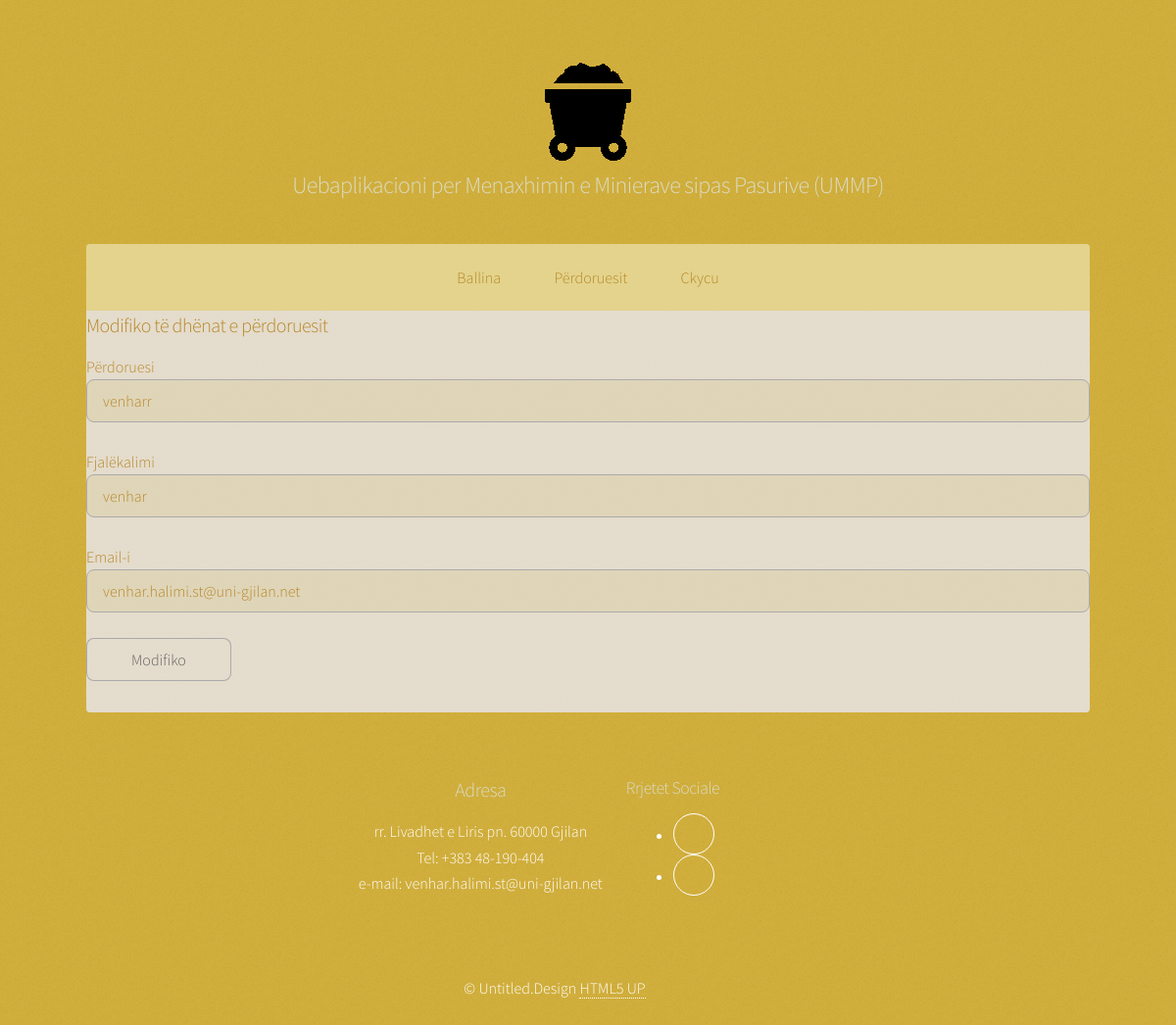
Screenshot of /ModuliAdministratorit/perditso.php?uid=3 with the database file from the repository.
### tables this page shows
CREATE TABLE `tedhanat` (
  `ID_Tedhanat` int(11) NOT NULL,
  `Titulli` varchar(255) NOT NULL,
  `Pershkrimi` varchar(1000) NOT NULL,
  `Dosje` varchar(500) NOT NULL,
  `Pamja` varchar(500) NOT NULL
);

CREATE TABLE `users` (
  `uid` int(11) NOT NULL,
  `perdoruesi` varchar(255) NOT NULL,
  `fjalkalimi` varchar(255) NOT NULL,
  `email` varchar(255) NOT NULL
);

### ModuliAdministratorit/perditso.php (the view, shortened to what this page needs)
<?php
include_once("konfig.php");
?>
<?php
$uid = $_GET['uid'];
$result = mysqli_query($conn,"SELECT * FROM users WHERE uid=$uid");
while($res = mysqli_fetch_array($result))
{
	$username = $res['perdoruesi'];
	$password = $res['fjalkalimi'];
	$email = $res['email'];
}
?>
<!DOCTYPE HTML>
<html>
	<head>
		<link rel="stylesheet" href="assets/css/main.css" />
	</head>
	<body class="is-preload">
			<div id="wrapper">
         <?php include_once("koka.php"); ?>
		<?php include_once("meny.php"); ?>
					<div id="main">
						<div class="row">
<div class="col-12 col-12-medium">
	<form name="form1" method="post" action="perditso.php">
	<h3>Modifiko të dhënat e përdoruesit</h3>
				Përdoruesi
				<input type="text" name="username" value='<?php echo $username;?>' />
				<br>
				Fjalëkalimi
				<input type="text" name="password" value='<?php echo $password;?>' />
				<br>
				Email-i
				<input type="text" name="email" value='<?php echo $email;?>' />
				<br >
				<input type="submit" name="update" value="Modifiko">
	</form>
	</div>
						</div>
				</div>
			<?php include_once("fundi.php"); ?>
	</body>
</html>

### ModuliAdministratorit/koka.php (shortened to what this page needs)
	<header id="header">
	<span class="logo"><img src="images/miniera.png" alt="" /></span>
		<?php
          $result = mysqli_query($conn, "SELECT * FROM tedhanat WHERE Pamja='Koka'");
          while ($row = mysqli_fetch_assoc($result)) {
            extract($row);
          ?>
	<section id="banner">
		<div class="inner">
			<h2><?php echo $Titulli ?></h2>
		</div>
	</section>
<?php } ?>
</header>

### ModuliAdministratorit/meny.php (shortened to what this page needs)
		<?php
         $result = mysqli_query($conn, "SELECT * FROM tedhanat WHERE Pamja='MenyAdministratori'");
         while ($row = mysqli_fetch_assoc($result)) {
           extract($row);
  	 echo $Pershkrimi;
}
         ?>

### ModuliAdministratorit/fundi.php (shortened to what this page needs)
<footer id="footer">
				<section  class="align-center">
								<ul class="features">
								<div class="row aln-center">
					<?php
            $result = mysqli_query($conn, "SELECT * FROM tedhanat WHERE Pamja='Fundi_Adresa'");
            while ($row = mysqli_fetch_assoc($result)) {
              extract($row);
            ?>
						<section>
							<h3><?php echo $Titulli ?></h3>
							<p><?php echo $Pershkrimi; ?>
							</p>
						</section>
			<?php } ?>
									<?php
            $result = mysqli_query($conn, "SELECT * FROM tedhanat WHERE Pamja='Fundi_RrSociale'");
            while ($row = mysqli_fetch_assoc($result)) {
              extract($row);
            ?>
						<section>
							<h4><?php echo $Titulli ?></h4>
							<?php echo $Pershkrimi; ?>
						</section>
			<?php } ?>
			</div>
			</ul>
					</section>
					<div class="copyright">
												<?php
            $result = mysqli_query($conn, "SELECT * FROM tedhanat WHERE Pamja='Fundi_Tedrejtatautorit'");
            while ($row = mysqli_fetch_assoc($result)) {
              extract($row);
            ?>
							<?php echo $Pershkrimi; ?>
			<?php } ?>
					</div>
			</footer>

### rows the page displays
tedhanat: Titulli "Uebaplikacioni per Menaxhimin e Minierave sipas Pasurive (UMMP)"
tedhanat: Pershkrimi "Ballina Përdoruesit Ckycu"
users: username "venharr", password "venhar", email "venhar.halimi.st@uni-gjilan.net"
tedhanat: Titulli "Adresa", Pershkrimi "rr. Livadhet e Liris pn. 60000 Gjilan Tel: +383 48-190-404 e-mail: venhar.halimi.st@uni-gjilan.net"
tedhanat: Titulli "Rrjetet Sociale"
tedhanat: Pershkrimi "© Untitled.Design HTML5 UP"
